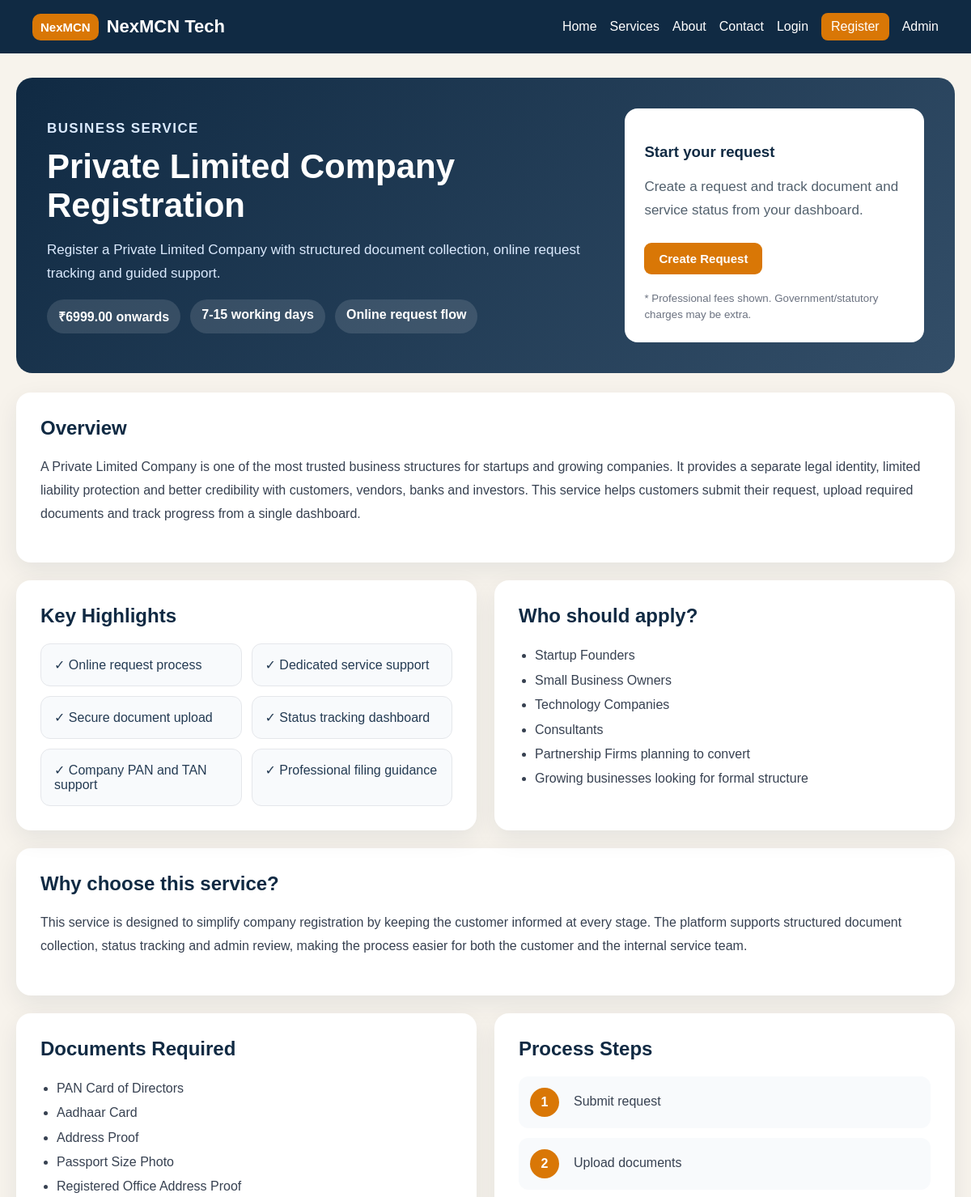
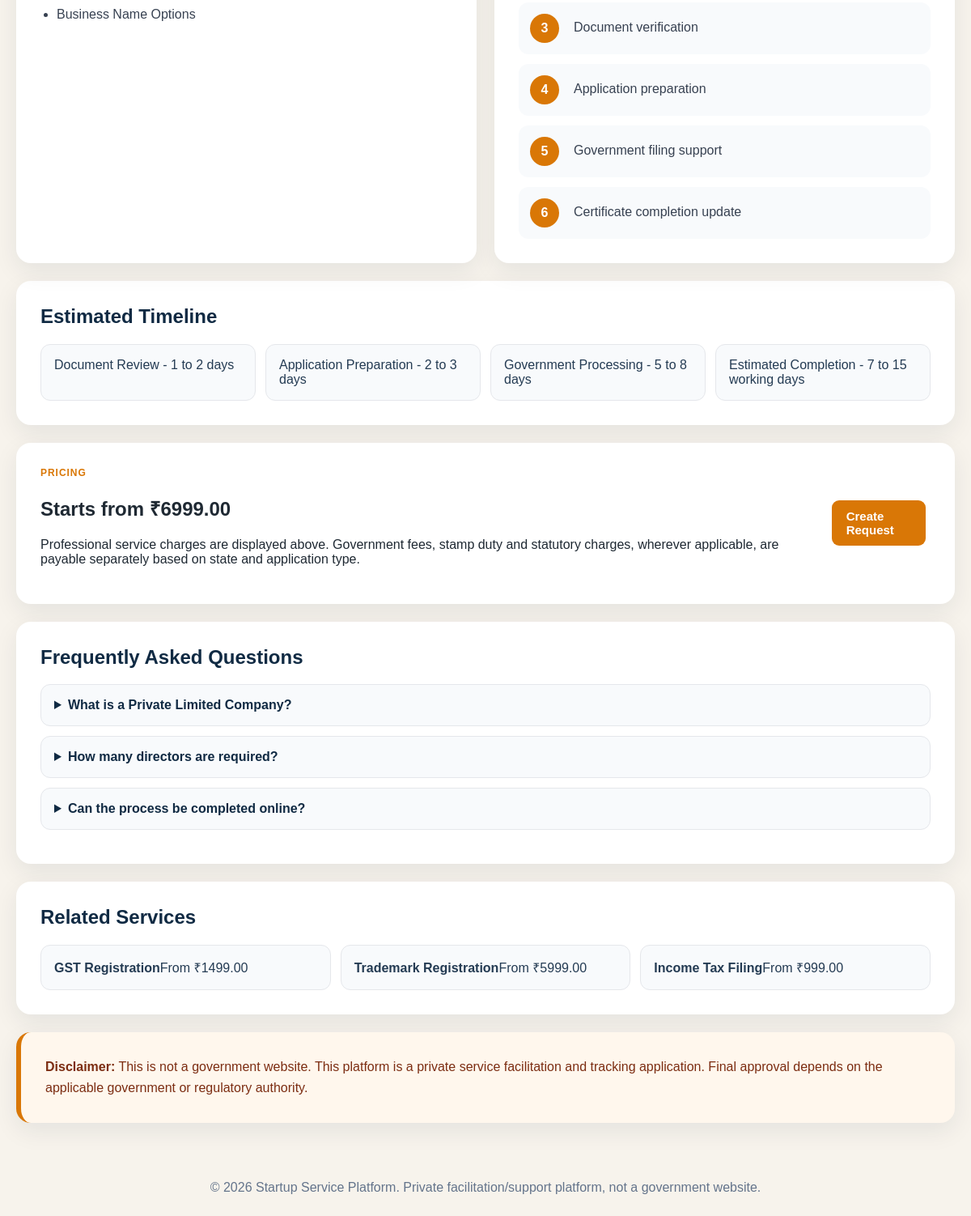
Page /services/private-limited-company-registration/ on the committed database (2 pictures, top to bottom).
### requirements_app/models.py (models this page shows, shortened)
class Service(models.Model):
    category = models.ForeignKey(ServiceCategory, on_delete=models.SET_NULL, null=True, blank=True)
    title = models.CharField(max_length=180)
    slug = models.SlugField(unique=True)
    short_description = models.TextField()
    overview = models.TextField()
    why_choose = models.TextField(blank=True)
    who_should_apply = models.TextField(blank=True)
    key_highlights = models.TextField(blank=True)
    documents_required = models.TextField(blank=True)
    process_steps = models.TextField(blank=True)
    timeline = models.TextField(blank=True)
    pricing_note = models.TextField(blank=True)
    faq = models.TextField(blank=True)
    starting_price = models.DecimalField(max_digits=10, decimal_places=2, default=0)
    expected_timeline = models.CharField(max_length=100, blank=True)
    is_active = models.BooleanField(default=True)
    display_order = models.PositiveIntegerField(default=0)
    class Meta:
        ordering = ["display_order", "title"]
    def line_list(self, field_name):
        value = getattr(self, field_name, "") or ""
        return [x.strip() for x in value.splitlines() if x.strip()]
    def highlight_list(self): return self.line_list("key_highlights")
    def document_list(self): return self.line_list("documents_required")
    def process_step_list(self): return self.line_list("process_steps")
    def timeline_list(self): return self.line_list("timeline")
    def applicant_list(self): return self.line_list("who_should_apply")
    def faq_list(self):
        items = []
        for line in self.line_list("faq"):
            if "|" in line:
                q, a = line.split("|", 1)
                items.append({"question": q.strip(), "answer": a.strip()})
        return items

### requirements_app/views.py (the view)
# urls.py: path("services/<slug:slug>/", views.service_detail, name="service_detail"),
def service_detail(request, slug):
    service = get_object_or_404(Service, slug=slug, is_active=True)
    related_services = Service.objects.filter(is_active=True).exclude(id=service.id)[:3]
    return render(request, "requirements_app/service_detail.html", {"service": service, "related_services": related_services})

### requirements_app/templates/requirements_app/service_detail.html
{% extends 'requirements_app/base.html' %}{% block content %}<section class="service-hero"><div><p class="eyebrow">Business Service</p><h1>{{ service.title }}</h1><p>{{ service.short_description }}</p><div class="service-meta"><span>₹{{ service.starting_price }} onwards</span><span>{{ service.expected_timeline }}</span><span>Online request flow</span></div></div><div class="request-box"><h3>Start your request</h3><p>Create a request and track document and service status from your dashboard.</p><a class="btn" href="{% url 'create_customer_request' service.slug %}">Create Request</a><small>* Professional fees shown. Government/statutory charges may be extra.</small></div></section>
<section class="info-section"><h2>Overview</h2><p>{{ service.overview }}</p></section>
<div class="two-column-grid"><section class="info-section"><h2>Key Highlights</h2><div class="highlight-grid">{% for item in service.highlight_list %}<div class="highlight-card">✓ {{ item }}</div>{% endfor %}</div></section><section class="info-section"><h2>Who should apply?</h2><ul class="clean-list">{% for item in service.applicant_list %}<li>{{ item }}</li>{% endfor %}</ul></section></div>
<section class="info-section"><h2>Why choose this service?</h2><p>{{ service.why_choose }}</p></section>
<div class="two-column-grid"><section class="info-section"><h2>Documents Required</h2><ul class="clean-list">{% for doc in service.document_list %}<li>{{ doc }}</li>{% endfor %}</ul></section><section class="info-section"><h2>Process Steps</h2><div class="process-list">{% for step in service.process_step_list %}<div class="process-step"><span>{{ forloop.counter }}</span><p>{{ step }}</p></div>{% endfor %}</div></section></div>
<section class="info-section"><h2>Estimated Timeline</h2><div class="timeline-grid">{% for item in service.timeline_list %}<div class="timeline-card">{{ item }}</div>{% endfor %}</div></section>
<section class="pricing-section"><div><p class="eyebrow">Pricing</p><h2>Starts from ₹{{ service.starting_price }}</h2><p>{{ service.pricing_note }}</p></div><a class="btn" href="{% url 'create_customer_request' service.slug %}">Create Request</a></section>
<section class="info-section"><h2>Frequently Asked Questions</h2><div class="faq-list">{% for item in service.faq_list %}<details><summary>{{ item.question }}</summary><p>{{ item.answer }}</p></details>{% endfor %}</div></section>
{% if related_services %}<section class="info-section"><h2>Related Services</h2><div class="related-grid">{% for related in related_services %}<a href="{% url 'service_detail' related.slug %}" class="related-card"><strong>{{ related.title }}</strong><span>From ₹{{ related.starting_price }}</span></a>{% endfor %}</div></section>{% endif %}<section class="disclaimer-box"><strong>Disclaimer:</strong> This is not a government website. This platform is a private service facilitation and tracking application. Final approval depends on the applicable government or regulatory authority.</section>{% endblock %}

### requirements_app/static/requirements_app/css/style.css (style rules this page uses)
* { box-sizing:border-box }
body { margin:0;font-family:Arial,sans-serif;background:#f7f3ec;color:#1f2933 }
.home-hero,.page-heading,.info-section,.form-card,.card,.pricing-section,.disclaimer-box,.metric-card { background:white;border-radius:18px;padding:30px;box-shadow:0 10px 30px rgba(16,42,67,.08) }
.eyebrow,.service-label { color:#d97706;text-transform:uppercase;font-size:12px;font-weight:bold;letter-spacing:.08em;margin:0 0 8px }
.btn { display:inline-block;background:#d97706;color:white;text-decoration:none;padding:11px 18px;border-radius:9px;border:none;cursor:pointer;margin:8px 6px 8px 0;font-size:15px;font-weight:bold }
.service-hero { background:linear-gradient(135deg,#102a43,#334e68);color:white;padding:38px;border-radius:20px;display:grid;grid-template-columns:1.3fr .7fr;gap:28px;align-items:center;margin-bottom:24px }
.service-hero h1 { font-size:42px;margin:8px 0 14px }
.service-hero p { color:#dbeafe;line-height:1.7;font-size:17px }
.service-meta { display:flex;gap:12px;flex-wrap:wrap;margin-top:18px }
.service-meta span { background:rgba(255,255,255,.12);padding:10px 14px;border-radius:999px;font-weight:bold }
.request-box { background:white;color:#102a43;border-radius:16px;padding:24px }
.request-box p { color:#52606d }
.request-box small { display:block;color:#6b7280;margin-top:12px;line-height:1.5 }
.two-column-grid { display:grid;grid-template-columns:1fr 1fr;gap:22px }
.info-section { margin-bottom:22px }
.info-section h2 { margin-top:0;color:#102a43 }
.info-section p { color:#374151;line-height:1.8;font-size:16px }
.highlight-grid,.timeline-grid,.related-grid { display:grid;grid-template-columns:repeat(auto-fit,minmax(180px,1fr));gap:12px }
.highlight-card,.timeline-card,.related-card { background:#f8fafc;border:1px solid #e5e7eb;padding:16px;border-radius:12px;color:#243b53;text-decoration:none }
.clean-list { padding-left:20px;line-height:1.9;color:#374151 }
.process-list { display:grid;gap:12px }
.process-step { display:grid;grid-template-columns:42px 1fr;align-items:center;gap:12px;background:#f8fafc;padding:14px;border-radius:12px }
.process-step span { width:36px;height:36px;border-radius:50%;background:#d97706;color:white;display:flex;align-items:center;justify-content:center;font-weight:bold }
.process-step p { margin:0 }
.pricing-section { margin-bottom:22px;display:flex;justify-content:space-between;align-items:center;gap:20px }
.faq-list details { background:#f8fafc;border:1px solid #e5e7eb;padding:16px;border-radius:12px;margin-bottom:12px }
.faq-list summary { cursor:pointer;font-weight:bold;color:#102a43 }
.disclaimer-box { background:#fff7ed;border-left:6px solid #d97706;color:#7c2d12;margin-bottom:20px;line-height:1.6 }

### rows in the picture
Service: title "Private Limited Company Registration", short_description "Register a Private Limited Company with structured document collection, online request tracking and guided support.", starting_price "6999.00", expected_timeline "7-15 working days", overview "A Private Limited Company is one of the most trusted business structures for startups and growing companies. It provides a separate legal identity, limited liability protection and better credibility with customers, vendors, banks and investors. This service helps customers submit their request, upload required documents and track progress from a single dashboard.", why_choose "This service is designed to simplify company registration by keeping the customer informed at every stage. The platform supports structured document collection, status tracking and admin review, making the process easier for both the customer and the internal service team.", pricing_note "Professional service charges are displayed above. Government fees, stamp duty and statutory charges, wherever applicable, are payable separately based on state and application type."
Service: title "GST Registration", starting_price "1499.00"
Service: title "Trademark Registration", starting_price "5999.00"
Service: title "Income Tax Filing", starting_price "999.00"

### other values in the picture
{{ item }} "Online request process" "Dedicated service support" "Secure document upload" "Status tracking dashboard" "Company PAN and TAN support" "Professional filing guidance"
{{ item }} "Startup Founders" "Small Business Owners" "Technology Companies" "Consultants" "Partnership Firms planning to convert" "Growing businesses looking for formal structure"
{{ doc }} "PAN Card of Directors" "Aadhaar Card" "Address Proof" "Passport Size Photo" "Registered Office Address Proof" "Business Name Options"
{{ step }} "Submit request" "Upload documents" "Document verification" "Application preparation" "Government filing support" "Certificate completion update"
{{ item }} "Document Review - 1 to 2 days" "Application Preparation - 2 to 3 days" "Government Processing - 5 to 8 days" "Estimated Completion - 7 to 15 working days"
{{ item.question }} "What is a Private Limited Company?" "How many directors are required?" "Can the process be completed online?"
